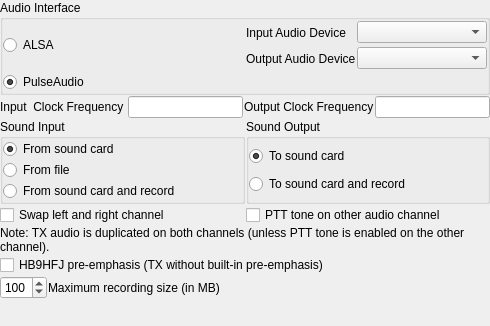
<?xml version="1.0" encoding="UTF-8"?>
<ui version="4.0">
 <class>soundConfig</class>
 <widget class="QWidget" name="soundConfig">
  <property name="geometry">
   <rect>
    <x>0</x>
    <y>0</y>
    <width>490</width>
    <height>326</height>
   </rect>
  </property>
  <property name="windowTitle">
   <string>Form</string>
  </property>
  <layout class="QVBoxLayout" name="verticalLayout_4">
   <property name="spacing">
    <number>1</number>
   </property>
   <property name="leftMargin">
    <number>0</number>
   </property>
   <property name="topMargin">
    <number>0</number>
   </property>
   <property name="rightMargin">
    <number>0</number>
   </property>
   <property name="bottomMargin">
    <number>0</number>
   </property>
   <item>
    <widget class="QGroupBox" name="groupBox_3">
     <property name="title">
      <string>Audio Interface</string>
     </property>
     <layout class="QVBoxLayout" name="verticalLayout_3">
      <property name="spacing">
       <number>1</number>
      </property>
      <property name="leftMargin">
       <number>0</number>
      </property>
      <property name="topMargin">
       <number>0</number>
      </property>
      <property name="rightMargin">
       <number>0</number>
      </property>
      <property name="bottomMargin">
       <number>0</number>
      </property>
      <item>
       <layout class="QHBoxLayout" name="horizontalLayout_4">
        <item>
         <widget class="QRadioButton" name="alsaRadioButton">
          <property name="text">
           <string>ALSA</string>
          </property>
         </widget>
        </item>
        <item>
         <layout class="QGridLayout" name="gridLayout_2">
          <property name="verticalSpacing">
           <number>1</number>
          </property>
          <item row="0" column="0">
           <widget class="QLabel" name="inputAudioDeviceLabel">
            <property name="sizePolicy">
             <sizepolicy hsizetype="Fixed" vsizetype="Fixed">
              <horstretch>0</horstretch>
              <verstretch>0</verstretch>
             </sizepolicy>
            </property>
            <property name="minimumSize">
             <size>
              <width>0</width>
              <height>25</height>
             </size>
            </property>
            <property name="text">
             <string>Input Audio Device</string>
            </property>
            <property name="wordWrap">
             <bool>false</bool>
            </property>
           </widget>
          </item>
          <item row="0" column="1">
           <widget class="QComboBox" name="inputPCMNameComboBox"/>
          </item>
          <item row="1" column="0">
           <widget class="QLabel" name="outputAudioDeviceLabel">
            <property name="sizePolicy">
             <sizepolicy hsizetype="Fixed" vsizetype="Fixed">
              <horstretch>0</horstretch>
              <verstretch>0</verstretch>
             </sizepolicy>
            </property>
            <property name="minimumSize">
             <size>
              <width>0</width>
              <height>25</height>
             </size>
            </property>
            <property name="text">
             <string>Output Audio Device</string>
            </property>
            <property name="wordWrap">
             <bool>false</bool>
            </property>
           </widget>
          </item>
          <item row="1" column="1">
           <widget class="QComboBox" name="outputPCMNameComboBox"/>
          </item>
         </layout>
        </item>
       </layout>
      </item>
      <item>
       <widget class="QRadioButton" name="pulseRadioButton">
        <property name="text">
         <string>PulseAudio</string>
        </property>
        <property name="checked">
         <bool>true</bool>
        </property>
       </widget>
      </item>
     </layout>
    </widget>
   </item>
   <item>
    <layout class="QHBoxLayout" name="horizontalLayout_2">
     <item>
      <widget class="QLabel" name="inputClockLabel">
       <property name="sizePolicy">
        <sizepolicy hsizetype="Preferred" vsizetype="Preferred">
         <horstretch>0</horstretch>
         <verstretch>0</verstretch>
        </sizepolicy>
       </property>
       <property name="minimumSize">
        <size>
         <width>0</width>
         <height>0</height>
        </size>
       </property>
       <property name="text">
        <string>Input  Clock Frequency </string>
       </property>
       <property name="wordWrap">
        <bool>false</bool>
       </property>
      </widget>
     </item>
     <item>
      <widget class="QLineEdit" name="inputClockLineEdit"/>
     </item>
     <item>
      <widget class="QLabel" name="outputClockLabel">
       <property name="sizePolicy">
        <sizepolicy hsizetype="Preferred" vsizetype="Preferred">
         <horstretch>0</horstretch>
         <verstretch>0</verstretch>
        </sizepolicy>
       </property>
       <property name="minimumSize">
        <size>
         <width>0</width>
         <height>0</height>
        </size>
       </property>
       <property name="text">
        <string>Output Clock Frequency</string>
       </property>
       <property name="wordWrap">
        <bool>false</bool>
       </property>
      </widget>
     </item>
     <item>
      <widget class="QLineEdit" name="outputClockLineEdit"/>
     </item>
    </layout>
   </item>
   <item>
    <layout class="QHBoxLayout" name="horizontalLayout">
     <item>
      <widget class="QGroupBox" name="groupBox">
       <property name="title">
        <string>Sound Input</string>
       </property>
       <layout class="QVBoxLayout" name="verticalLayout">
        <property name="spacing">
         <number>1</number>
        </property>
        <property name="leftMargin">
         <number>0</number>
        </property>
        <property name="topMargin">
         <number>0</number>
        </property>
        <property name="rightMargin">
         <number>0</number>
        </property>
        <property name="bottomMargin">
         <number>0</number>
        </property>
        <item>
         <widget class="QRadioButton" name="inFromCard">
          <property name="text">
           <string>From sound card</string>
          </property>
          <property name="checked">
           <bool>true</bool>
          </property>
         </widget>
        </item>
        <item>
         <widget class="QRadioButton" name="inFromFile">
          <property name="text">
           <string>From file</string>
          </property>
         </widget>
        </item>
        <item>
         <widget class="QRadioButton" name="inRecordFromCard">
          <property name="text">
           <string>From sound card and record</string>
          </property>
         </widget>
        </item>
       </layout>
      </widget>
     </item>
     <item>
      <widget class="QGroupBox" name="groupBox_2">
       <property name="title">
        <string>Sound Output</string>
       </property>
       <layout class="QVBoxLayout" name="verticalLayout_2">
        <property name="spacing">
         <number>1</number>
        </property>
        <property name="leftMargin">
         <number>0</number>
        </property>
        <property name="topMargin">
         <number>0</number>
        </property>
        <property name="rightMargin">
         <number>0</number>
        </property>
        <property name="bottomMargin">
         <number>0</number>
        </property>
        <item>
         <widget class="QRadioButton" name="outToCard">
          <property name="text">
           <string>To sound card</string>
          </property>
          <property name="checked">
           <bool>true</bool>
          </property>
         </widget>
        </item>
        <item>
         <widget class="QRadioButton" name="outRecord">
          <property name="text">
           <string>To sound card and record</string>
          </property>
         </widget>
        </item>
       </layout>
      </widget>
     </item>
    </layout>
   </item>
   <item>
    <layout class="QHBoxLayout" name="horizontalLayout_5">
     <item>
      <widget class="QCheckBox" name="swapChannelCheckBox">
       <property name="text">
        <string>Swap left and right channel</string>
       </property>
      </widget>
     </item>
     <item>
      <widget class="QCheckBox" name="pttToneCheckBox">
       <property name="text">
        <string>PTT tone on other audio channel</string>
       </property>
      </widget>
     </item>
    </layout>
   </item>
   <item>
    <widget class="QLabel" name="stereoNoteLabel">
     <property name="text">
      <string>Note: TX audio is duplicated on both channels (unless PTT tone is enabled on the other channel).</string>
     </property>
     <property name="wordWrap">
      <bool>true</bool>
     </property>
    </widget>
   </item>
   <item>
    <layout class="QHBoxLayout" name="horizontalLayout_preemph">
     <item>
      <widget class="QCheckBox" name="preEmphasisCheckBox">
       <property name="text">
        <string>HB9HFJ pre-emphasis (TX without built-in pre-emphasis)</string>
       </property>
      </widget>
     </item>
    </layout>
   </item>
   <item>
    <layout class="QHBoxLayout" name="_5">
     <item>
      <widget class="QSpinBox" name="mbSpinBox">
       <property name="minimum">
        <number>1</number>
       </property>
       <property name="maximum">
        <number>999</number>
       </property>
       <property name="singleStep">
        <number>5</number>
       </property>
       <property name="value">
        <number>100</number>
       </property>
      </widget>
     </item>
     <item>
      <widget class="QLabel" name="textLabel1">
       <property name="text">
        <string>Maximum recording size (in MB)</string>
       </property>
       <property name="wordWrap">
        <bool>false</bool>
       </property>
      </widget>
     </item>
     <item>
      <spacer name="hspacer">
       <property name="orientation">
        <enum>Qt::Horizontal</enum>
       </property>
       <property name="sizeType">
        <enum>QSizePolicy::Expanding</enum>
       </property>
       <property name="sizeHint" stdset="0">
        <size>
         <width>51</width>
         <height>20</height>
        </size>
       </property>
      </spacer>
     </item>
    </layout>
   </item>
   <item>
    <spacer name="verticalSpacer">
     <property name="orientation">
      <enum>Qt::Vertical</enum>
     </property>
     <property name="sizeHint" stdset="0">
      <size>
       <width>20</width>
       <height>25</height>
      </size>
     </property>
    </spacer>
   </item>
  </layout>
 </widget>
 <resources/>
 <connections/>
</ui>
